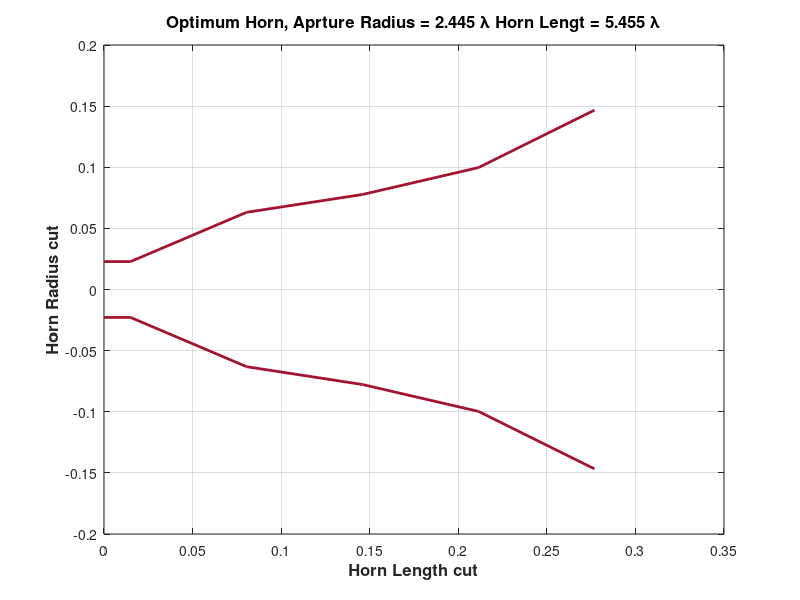

Here is the MATLAB script that generated this plot: (Note: this script raises an error after producing the figure.)
%% Optimum design for -45dB return loss from pattern search optimization 
clear;
c0 = 3e8;
F = 5e9;
lamb = c0./F;
N = 5;
% data = load('fmincon_V2L_ms3serv2_fl.mat');
% fmin = data.fmin2;
% 
% R = [fmin.r(1) fmin.r(1:N).'];

R = [0.02283 0.02283 0.06313 0.07772 0.09971 0.1467]; % From GA algo


% R = [0.02 0.02 0.02667 0.03333 0.04 0.04667 0.05333 0.06 0.06667 0.07333 0.09562 0.08667 0.09333 0.1009 0.1067 0.1156...
%     0.1491];
% N = length(R) - 1;
% Len = 0.3912;
% Len = fmin.r(N + 1);

Len = 0.3273;

l1 = lamb./4;
L = [l1 ones(1, N - 1)./N .* Len];

for i = 1:N
    L_axis(i) = sum(L(1:i));
end
L_axis = [0 L_axis];
figure;
plot(L_axis, R, 'LineWidth', 2, 'Color', [0.6350, 0.0780, 0.1840] );
hold on;
plot(L_axis, -R, 'LineWidth', 2, 'Color', [0.6350, 0.0780, 0.1840] );
title(['Optimum Horn, Aprture Radius = ', num2str(R(end)./lamb), ' \lambda ', 'Horn Lengt = ', num2str(Len./lamb), ' \lambda'], 'FontSize', 12, 'FontWeight', 'bold');
xlabel('Horn Length cut', 'FontSize', 12, 'FontWeight', 'bold');
ylabel('Horn Radius cut', 'FontSize', 12, 'FontWeight', 'bold');
grid on;

%% Iteration over the frequencies 

SP = [R(2:end) Len];

XMN_data = load('Xmn.mat');
str = XMN_data.Xmn;

fc_ = fc(R(2), 1, 1);

% <<<<<<< Updated upstream
% F = linspace(fc_(1)+fc_(1)./100, fc_(3), 20);
% =======
F = linspace(fc_(1)+fc_(1)./100, fc_(5), 20);
% >>>>>>> Stashed changes
% F = 5e9;
% objective = @(x) GSM_N_opt_allvar(SP(1:N), SP(N+1), x(1:length(F)), 0);

% parfor i = 1:length(F)
RL = GSM_N_opt_allvar_V2_freq(SP(1:N), SP(N+1), F, 20);
% end

figure;
plot(F*1e-9, RL, 'LineWidth', 2);grid on;
xlabel('Frequency (GHz)', 'FontSize', 16, 'FontWeight', 'bold');
ylabel('Return loss (dB)', 'FontSize', 16, 'FontWeight', 'bold');
title('RL of patternsearch algo', 'FontSize', 16, 'FontWeight', 'bold');
% RL1 = GSM_N_opt_allvar(SP(1:N), SP(N+1), 5e9, 20);
% end
